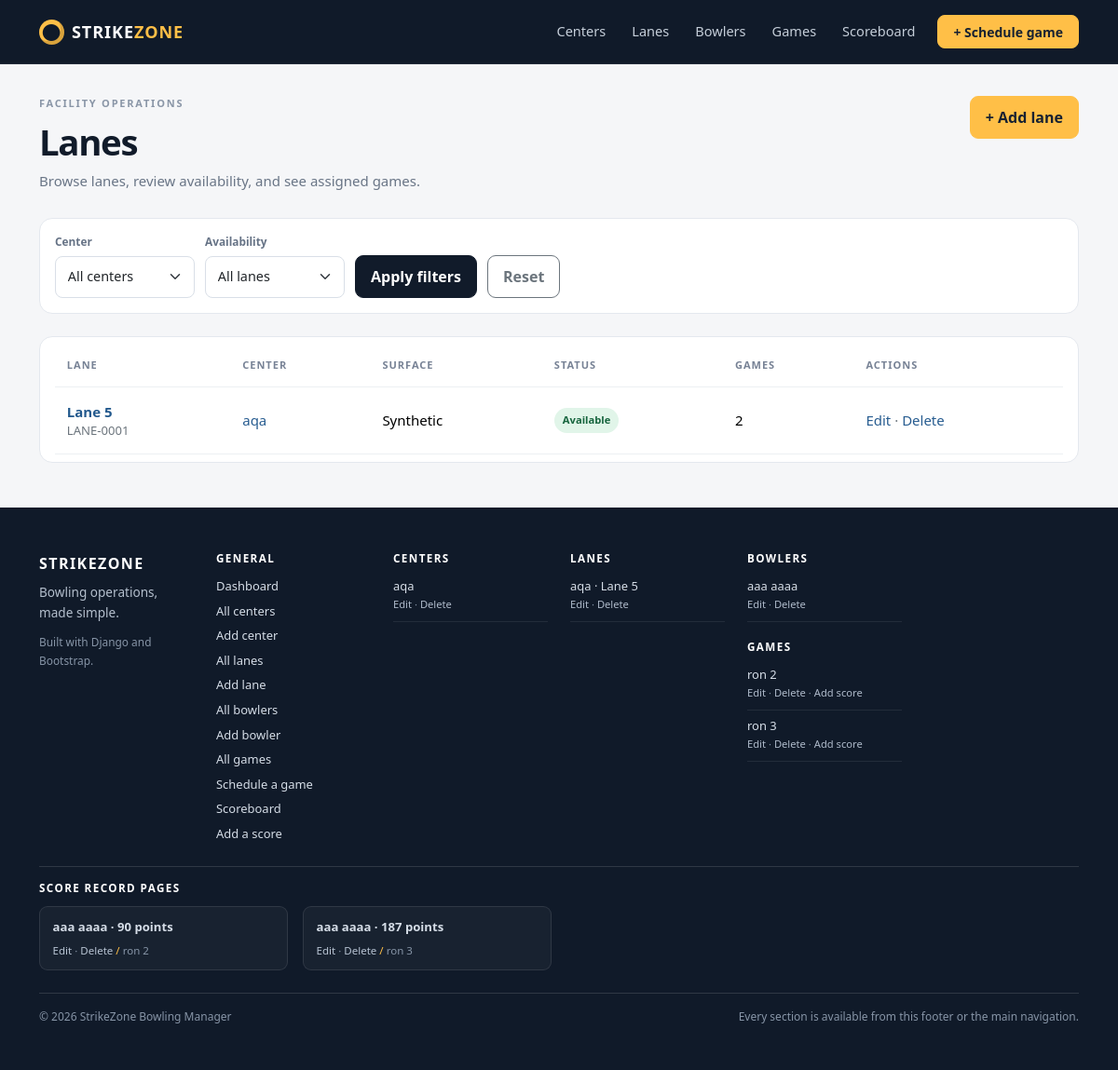
Screenshot of /lanes/ with the database file from the repository.
### centers/models.py (models this page shows, shortened)
class Lane(models.Model):
    class Surface(models.TextChoices):
        SYNTHETIC = "synthetic", "Synthetic"
        WOOD = "wood", "Wood"
    center = models.ForeignKey(
        BowlingCenter,
        on_delete=models.PROTECT,
        related_name="lanes",
        help_text="Select the bowling center that owns this lane.",
    )
    number = models.PositiveSmallIntegerField(
        validators=[MinValueValidator(1, message="Lane number must be at least 1.")],
        help_text="Lane numbers must be positive and unique within a center.",
    )
    surface = models.CharField(max_length=12, choices=Surface.choices, default=Surface.SYNTHETIC)
    is_available = models.BooleanField(default=True, verbose_name="Available for booking")
    created_at = models.DateTimeField(auto_now_add=True)
    class Meta:
        ordering = ("center__name", "number")
        constraints = [
            models.UniqueConstraint(fields=("center", "number"), name="unique_lane_number_per_center"),
            models.CheckConstraint(condition=Q(number__gte=1), name="lane_number_positive"),
        ]

class BowlingCenter(models.Model):
    name = models.CharField(max_length=120, verbose_name="Center name")
    address = models.CharField(max_length=180)
    city = models.CharField(max_length=80)
    phone = models.CharField(max_length=30, blank=True)
    email = models.EmailField(blank=True)
    description = models.TextField(max_length=500, blank=True)
    created_at = models.DateTimeField(auto_now_add=True)
    class Meta:
        ordering = ("city", "name")
        verbose_name = "bowling center"
        verbose_name_plural = "bowling centers"

### players/models.py (models this page shows, shortened)
class Bowler(models.Model):
    class Hand(models.TextChoices):
        RIGHT = "right", "Right-handed"
        LEFT = "left", "Left-handed"
        BOTH = "both", "Ambidextrous"
    first_name = models.CharField(max_length=60)
    last_name = models.CharField(max_length=60)
    email = models.EmailField(blank=True)
    dominant_hand = models.CharField(max_length=8, choices=Hand.choices, default=Hand.RIGHT)
    joined_on = models.DateField(default=timezone.localdate)
    created_at = models.DateTimeField(auto_now_add=True)
    class Meta:
        ordering = ("last_name", "first_name")

### games/models.py (models this page shows, shortened)
class BowlingGame(models.Model):
    class Status(models.TextChoices):
        SCHEDULED = "scheduled", "Scheduled"
        IN_PROGRESS = "in_progress", "In progress"
        COMPLETED = "completed", "Completed"
        CANCELLED = "cancelled", "Cancelled"
    title = models.CharField(max_length=120, help_text="Give the match a short, descriptive name.")
    lane = models.ForeignKey("centers.Lane", on_delete=models.PROTECT, related_name="games")
    scheduled_at = models.DateTimeField()
    status = models.CharField(max_length=12, choices=Status.choices, default=Status.SCHEDULED)
    notes = models.TextField(max_length=500, blank=True)
    players = models.ManyToManyField("players.Bowler", through="GameScore", related_name="games", blank=True)
    created_at = models.DateTimeField(auto_now_add=True)
    class Meta:
        ordering = ("-scheduled_at", "title")

class GameScore(models.Model):
    game = models.ForeignKey(BowlingGame, on_delete=models.CASCADE, related_name="scores")
    bowler = models.ForeignKey("players.Bowler", on_delete=models.PROTECT, related_name="scores")
    score = models.PositiveSmallIntegerField(validators=[MinValueValidator(0, message="Score cannot be negative."), MaxValueValidator(300, message="Score cannot exceed 300.")])
    notes = models.CharField(max_length=180, blank=True, help_text="Optional note about the result.")
    created_at = models.DateTimeField(auto_now_add=True)
    class Meta:
        ordering = ("-score", "bowler__last_name", "bowler__first_name")
        constraints = [
            models.UniqueConstraint(fields=("game", "bowler"), name="one_score_per_bowler_per_game"),
            models.CheckConstraint(condition=Q(score__gte=0, score__lte=300), name="game_score_between_0_and_300"),
        ]

### centers/views.py (the view)
# urls.py: path("lanes/", center_views.LaneListView.as_view(), name="lane_list"),
class LaneListView(ListView):
    model = Lane
    template_name = "centers/lane_list.html"
    context_object_name = "lanes"
    paginate_by = 12
    def get_queryset(self):
        queryset = Lane.objects.select_related("center").annotate(game_count=Count("games")).order_by("center__name", "number")
        center_id = self.request.GET.get("center", "").strip()
        availability = self.request.GET.get("availability", "").strip()
        if center_id.isdigit(): queryset = queryset.filter(center_id=int(center_id))
        if availability == "available": queryset = queryset.filter(is_available=True)
        elif availability == "unavailable": queryset = queryset.filter(is_available=False)
        return queryset
    def get_context_data(self, **kwargs):
        context = super().get_context_data(**kwargs)
        context["centers"] = BowlingCenter.objects.order_by("name")
        context["selected_center"] = self.request.GET.get("center", "")
        context["selected_availability"] = self.request.GET.get("availability", "")
        return context

### templates/centers/lane_list.html (shortened to what this page needs)
{% extends 'base.html' %}
{% block content %}
<div class="page-heading"><div><div class="eyebrow">FACILITY OPERATIONS</div><h1>Lanes</h1><p>Browse lanes, review availability, and see assigned games.</p></div><a class="btn btn-amber align-self-start" href="{% url 'games:lane_create' %}">+ Add lane</a></div>
<form class="filter-panel mb-4" method="get"><div class="filter-field"><label for="center">Center</label><select class="form-select" name="center" id="center"><option value="">All centers</option></select></div><div class="filter-field"><label for="availability">Availability</label><select class="form-select" name="availability" id="availability"><option value="">All lanes</option></select></div><button class="btn btn-dark align-self-end">Apply filters</button><a class="btn btn-outline-secondary align-self-end" href="{% url 'games:lane_list' %}">Reset</a></form>
{% if lanes %}<div class="table-panel table-responsive"><table class="table table-hover align-middle"><thead><tr><th>Lane</th><th>Center</th><th>Surface</th><th>Status</th><th>Games</th><th>Actions</th></tr></thead><tbody>{% for lane in lanes %}<tr><td><a class="table-primary-link" href="{% url 'games:lane_detail' lane.pk %}">Lane {{ lane.number }}</a><small class="d-block text-secondary">LANE-{{ lane.pk|stringformat:'04d' }}</small></td><td><a href="{% url 'centers:center_detail' lane.center_id %}">{{ lane.center.name }}</a></td><td>{{ lane.get_surface_display }}</td><td><span class="status-pill {% if lane.is_available %}status-completed{% else %}status-cancelled{% endif %}">{% if lane.is_available %}Available{% else %}Unavailable{% endif %}</span></td><td>{{ lane.game_count }}</td><td><a href="{% url 'games:lane_update' lane.pk %}">Edit</a> <span class="text-secondary">·</span> <a href="{% url 'games:lane_delete' lane.pk %}">Delete</a></td></tr>{% endfor %}</tbody></table></div>{% include 'partials/_pagination.html' %}{% else %}{% include 'partials/_empty_state.html' with title="No matching lanes" message="Create a lane or adjust the filters. A bowling center must exist before a lane can be added." action_url="/lanes/new/" action_label="Add lane" %}{% endif %}
{% endblock %}

### templates/base.html (shortened to what this page needs)
{% load static %}
<!doctype html>
<html lang="en">
<head>
  <link rel="stylesheet" href="{% static 'vendor/bootstrap/css/bootstrap.min.css' %}">
  <link rel="stylesheet" href="{% static 'css/site.css' %}">
</head>
<body>
  <nav class="navbar navbar-expand-lg navbar-dark site-nav">
    <div class="container">
      <a class="navbar-brand d-flex align-items-center gap-2" href="{% url 'home' %}"><span class="brand-ball">●</span><span>STRIKE<span class="brand-accent">ZONE</span></span></a>
      <div class="collapse navbar-collapse" id="mainNav">
        <ul class="navbar-nav ms-auto align-items-lg-center gap-lg-1">
          <li class="nav-item"><a class="nav-link" href="{% url 'centers:center_list' %}">Centers</a></li>
          <li class="nav-item"><a class="nav-link" href="{% url 'games:lane_list' %}">Lanes</a></li>
          <li class="nav-item"><a class="nav-link" href="{% url 'players:bowler_list' %}">Bowlers</a></li>
          <li class="nav-item"><a class="nav-link" href="{% url 'games:game_list' %}">Games</a></li>
          <li class="nav-item"><a class="nav-link" href="{% url 'games:score_list' %}">Scoreboard</a></li>
          <li class="nav-item ms-lg-2"><a class="btn btn-amber btn-sm px-3" href="{% url 'games:game_create' %}">+ Schedule game</a></li>
        </ul>
      </div>
    </div>
  </nav>
  <main id="main-content" class="container page-shell">
    {% block content %}{% endblock %}
  </main>
  <footer class="site-footer mt-5" aria-label="Site footer navigation">
    <div class="container py-5">
      <div class="row g-4">
        <div class="col-12 col-md-6 col-xl-2">
          <a class="footer-brand d-inline-block mb-2" href="{% url 'home' %}">STRIKEZONE</a>
          <p class="footer-description">Bowling operations, made simple.</p>
          <small class="footer-meta">Built with Django and Bootstrap.</small>
        </div>
        <nav class="col-6 col-md-6 col-xl-2" aria-label="General pages">
          <h2 class="footer-heading">General</h2>
          <ul class="footer-links">
            <li><a href="{% url 'home' %}">Dashboard</a></li>
            <li><a href="{% url 'centers:center_list' %}">All centers</a></li>
            <li><a href="{% url 'centers:center_create' %}">Add center</a></li>
            <li><a href="{% url 'games:lane_list' %}">All lanes</a></li>
            <li><a href="{% url 'games:lane_create' %}">Add lane</a></li>
            <li><a href="{% url 'players:bowler_list' %}">All bowlers</a></li>
            <li><a href="{% url 'players:bowler_create' %}">Add bowler</a></li>
            <li><a href="{% url 'games:game_list' %}">All games</a></li>
            <li><a href="{% url 'games:game_create' %}">Schedule a game</a></li>
            <li><a href="{% url 'games:score_list' %}">Scoreboard</a></li>
            <li><a href="{% url 'games:score_create' %}">Add a score</a></li>
          </ul>
        </nav>
        <nav class="col-6 col-md-6 col-xl-2" aria-label="Bowling center pages">
          <h2 class="footer-heading">Centers</h2>
          <ul class="footer-links">
            {% for center in footer_centers %}
              <li class="footer-record">
                <a href="{% url 'centers:center_detail' center.pk %}">{{ center.name }}</a>
                <span class="footer-record-actions"><a href="{% url 'centers:center_update' center.pk %}">Edit</a> · <a href="{% url 'centers:center_delete' center.pk %}">Delete</a></span>
              </li>
            {% empty %}
              <li class="footer-muted">No centers created yet.</li>
            {% endfor %}
          </ul>
        </nav>
        <nav class="col-6 col-md-6 col-xl-2" aria-label="Bowling lane pages">
          <h2 class="footer-heading">Lanes</h2>
          <ul class="footer-links">
            {% for lane in footer_lanes %}
              <li class="footer-record">
                <a href="{% url 'games:lane_detail' lane.pk %}">{{ lane.center.name }} · Lane {{ lane.number }}</a>
                <span class="footer-record-actions"><a href="{% url 'games:lane_update' lane.pk %}">Edit</a> · <a href="{% url 'games:lane_delete' lane.pk %}">Delete</a></span>
              </li>
            {% empty %}
              <li class="footer-muted">No lanes created yet.</li>
            {% endfor %}
          </ul>
        </nav>
        <nav class="col-6 col-md-6 col-xl-2" aria-label="Bowler and game pages">
          <h2 class="footer-heading">Bowlers</h2>
          <ul class="footer-links">
            {% for bowler in footer_bowlers %}
              <li class="footer-record">
                <a href="{% url 'players:bowler_detail' bowler.pk %}">{{ bowler.first_name }} {{ bowler.last_name }}</a>
                <span class="footer-record-actions"><a href="{% url 'players:bowler_update' bowler.pk %}">Edit</a> · <a href="{% url 'players:bowler_delete' bowler.pk %}">Delete</a></span>
              </li>
            {% empty %}
              <li class="footer-muted">No bowlers created yet.</li>
            {% endfor %}
          </ul>
          <h2 class="footer-heading footer-heading-spaced">Games</h2>
          <ul class="footer-links">
            {% for game in footer_games %}
              <li class="footer-record">
                <a href="{% url 'games:game_detail' game.pk %}">{{ game.title }}</a>
                <span class="footer-record-actions"><a href="{% url 'games:game_update' game.pk %}">Edit</a> · <a href="{% url 'games:game_delete' game.pk %}">Delete</a> · <a href="{% url 'games:score_create_for_game' game.pk %}">Add score</a></span>
              </li>
            {% empty %}
              <li class="footer-muted">No games scheduled yet.</li>
            {% endfor %}
          </ul>
        </nav>
      </div>
      <div class="footer-score-links mt-4 pt-3">
        <h2 class="footer-heading">Score record pages</h2>
        <div class="row g-3">
          {% for score in footer_scores %}
            <div class="col-12 col-sm-6 col-lg-4 col-xl-3">
              <div class="footer-score-item">
                <a href="{% url 'games:score_update' score.pk %}">{{ score.bowler.first_name }} {{ score.bowler.last_name }} · {{ score.score }} points</a>
                <span><a href="{% url 'games:score_update' score.pk %}">Edit</a> · <a href="{% url 'games:score_delete' score.pk %}">Delete</a> <span class="footer-separator">/</span> {{ score.game.title }}</span>
              </div>
            </div>
          {% empty %}
            <div class="col-12"><p class="footer-muted mb-0">Score edit and delete links will appear here when score records exist.</p></div>
          {% endfor %}
        </div>
      </div>
      <div class="footer-bottom mt-4 pt-3 d-flex flex-column flex-md-row justify-content-between gap-2">
        <span>© {% now "Y" %} StrikeZone Bowling Manager</span>
        <span>Every section is available from this footer or the main navigation.</span>
      </div>
    </div>
  </footer>
</body>
</html>

### rows the page displays
Lane: number "5", pk "0001", center.name "aqa", surface "Synthetic", is_available "Available", game_count "2"
BowlingCenter: name "aqa"
Bowler: first_name "aaa", last_name "aaaa"
BowlingGame: title "ron 2"
BowlingGame: title "ron 3"
GameScore: bowler.first_name "aaa", bowler.last_name "aaaa", score "90", game "ron 2"
GameScore: bowler.first_name "aaa", bowler.last_name "aaaa", score "187", game "ron 3"
